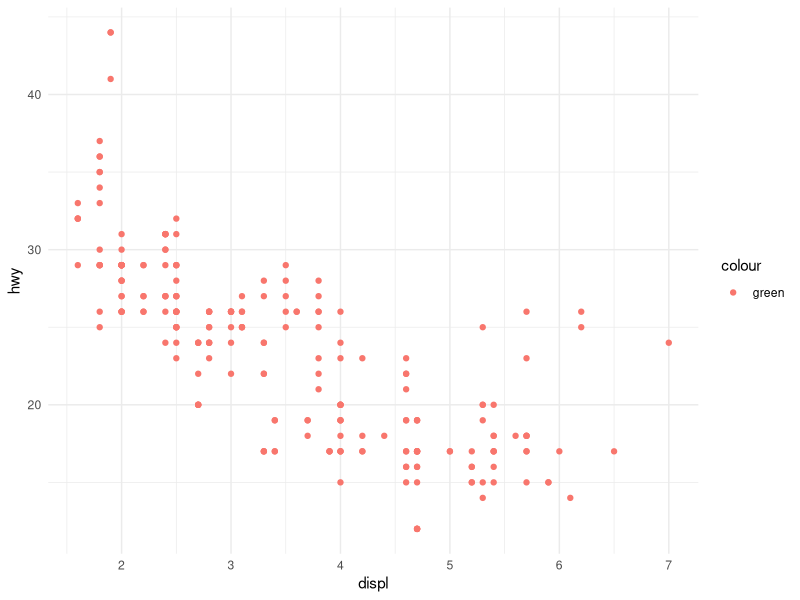

R code for this plot:
library(tidyverse)
library(ggplot2)

data <- ggplot2::mpg

data %>%
  ggplot(aes(x = displ, y = hwy, colour = "green")) +
  geom_point() +
  theme_minimal()
